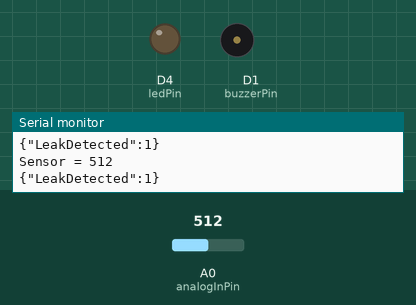
Bench run of a program on a simulated ESP8266 (NodeMCU). Parts: output pins drawn as LEDs (lit = HIGH), buzzer (waves = sounding, pin HIGH), the last lines printed to the serial monitor. The inputs (shaded band) are chosen by the test bench; at power-on: A0 (analogInPin) = 512.

Above: at 1.3 s.
1.4 s: A0 (analogInPin) set to 263
2.9 s: A0 (analogInPin) set to 248
At 4.1 s:
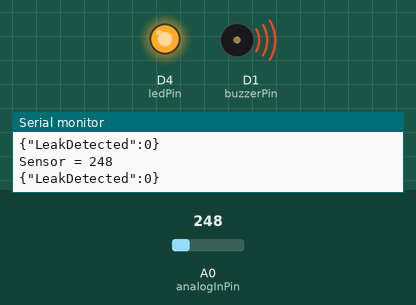
4.5 s: A0 (analogInPin) set to 266
At 5.3 s:
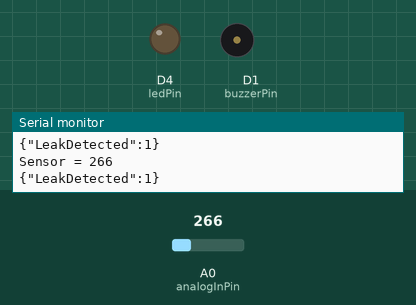
6.0 s: A0 (analogInPin) set to 246
At 6.5 s:
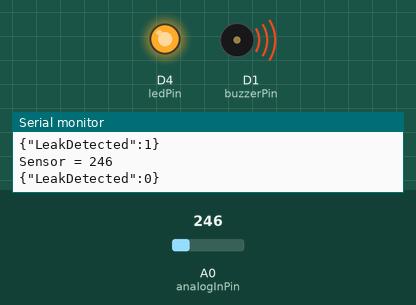
Timing chart, 0 to 8.5 s (numbered marks = the images above; inputs shaded):
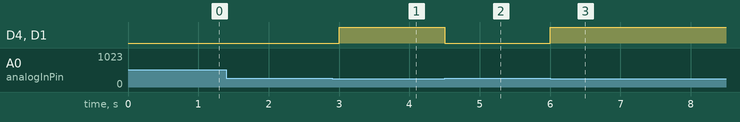

Measured:
- the behaviour switches between 257 and 256 on A0 (analogInPin) (found by bisection; images 0 and 1)
- after the input at 2.9 s, D4 (ledPin), D1 (buzzerPin): LOW → HIGH after 0.10 s
- after the input at 4.5 s, D4 (ledPin), D1 (buzzerPin): HIGH → LOW at once
- after the input at 6.0 s, D4 (ledPin), D1 (buzzerPin): LOW → HIGH at once

The program:

main.cpp
```cpp
// https://www.saicharan.in/blog/2023/01/22/diy-water-leak-sensor-with-esp8266/
// https://github.com/scharan/homebridge-nodeMCU/blob/master/ESP8266-12F-NodeMCU/WatSen.ino

#include <Arduino.h>

const int analogInPin = A0;  // ESP8266 Analog Pin ADC0 = A0

enum LEAK_STATUS {
  NOT_DETECTED = 0,
  DETECTED = 1
};

int ledPin = 2; // GPIO2 & built-in, on-board LED
int buzzerPin = D1;

LEAK_STATUS getLeakStatus() {

  int sensorValue = analogRead(analogInPin);
  Serial.printf("Sensor = %d\n", sensorValue);

  LEAK_STATUS ls = LEAK_STATUS::NOT_DETECTED;
  // ESP2866 on ADC0 is 10 bit, so gets a range 0-1024
  // Here, we consider anything >25% of the range ((i.e., > 256) as a leak
  if (sensorValue <= 256) {
    ls = LEAK_STATUS::NOT_DETECTED;
    digitalWrite(ledPin, HIGH);
    digitalWrite(buzzerPin, HIGH);
  } else {
    ls = LEAK_STATUS::DETECTED;
    digitalWrite(ledPin, LOW);
    digitalWrite(buzzerPin, LOW);
  }

  return ls;
}

void setup() {
  Serial.begin(9600);
  // Pin 2 has an integrated LED - configure it, and turn it off
  pinMode(ledPin, OUTPUT);
  pinMode(buzzerPin, OUTPUT);
  digitalWrite(ledPin, HIGH);

  Serial.println("Ready");
}

void loop() {
  LEAK_STATUS ls = getLeakStatus();
  if (ls == LEAK_STATUS::DETECTED) {
      Serial.println("{\"LeakDetected\":1}");
  } else {
      Serial.println("{\"LeakDetected\":0}");
  }
  delay(500);
}
```
